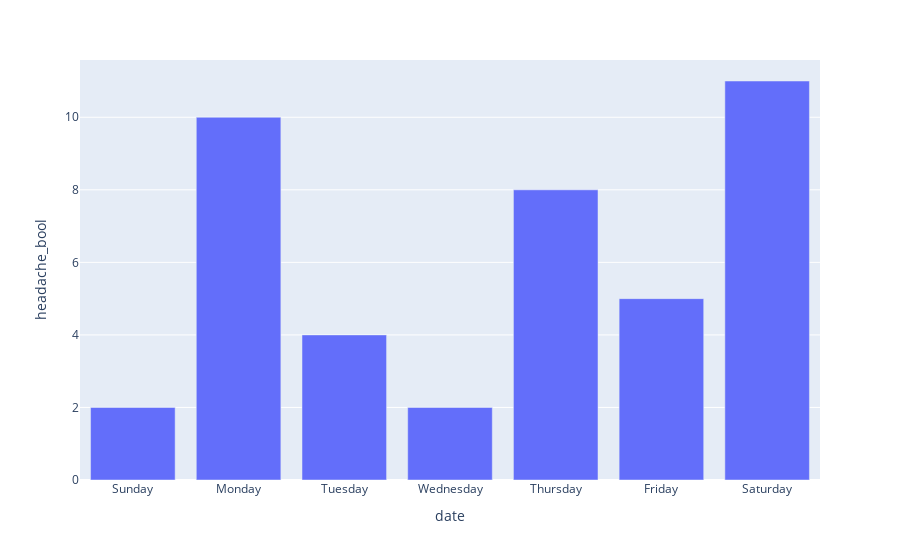

Here is the notebook cell this chart was saved with:
### Code cell
cats = [ 'Sunday','Monday', 'Tuesday', 'Wednesday', 'Thursday', 'Friday', 'Saturday']
grouped_df = df.groupby(df['date'].dt.day_name())['headache_bool'].sum().reindex(cats).reset_index()
fig = px.bar(grouped_df,'date','headache_bool')
fig.show()

### Figure 1 — Plotly figure (JSON) as saved in the notebook; plotly's stock layout.template omitted (floating-point values rounded to 4 significant figures)
{"data": [{"alignmentgroup": "True", "hovertemplate": "date=%{x}<br>headache_bool=%{y}<extra></extra>", "legendgroup": "", "marker": {"color": "#636efa", "pattern": {"shape": ""}}, "name": "", "offsetgroup": "", "orientation": "v", "showlegend": false, "textposition": "auto", "type": "bar", "x": ["Sunday", "Monday", "Tuesday", "Wednesday", "Thursday", "Friday", "Saturday"], "xaxis": "x", "y": [2, 10, 4, 2, 8, 5, 11], "yaxis": "y"}], "layout": {"barmode": "relative", "legend": {"tracegroupgap": 0}, "margin": {"t": 60}, "xaxis": {"anchor": "y", "domain": [0, 1], "title": {"text": "date"}}, "yaxis": {"anchor": "x", "domain": [0, 1], "title": {"text": "headache_bool"}}}}
